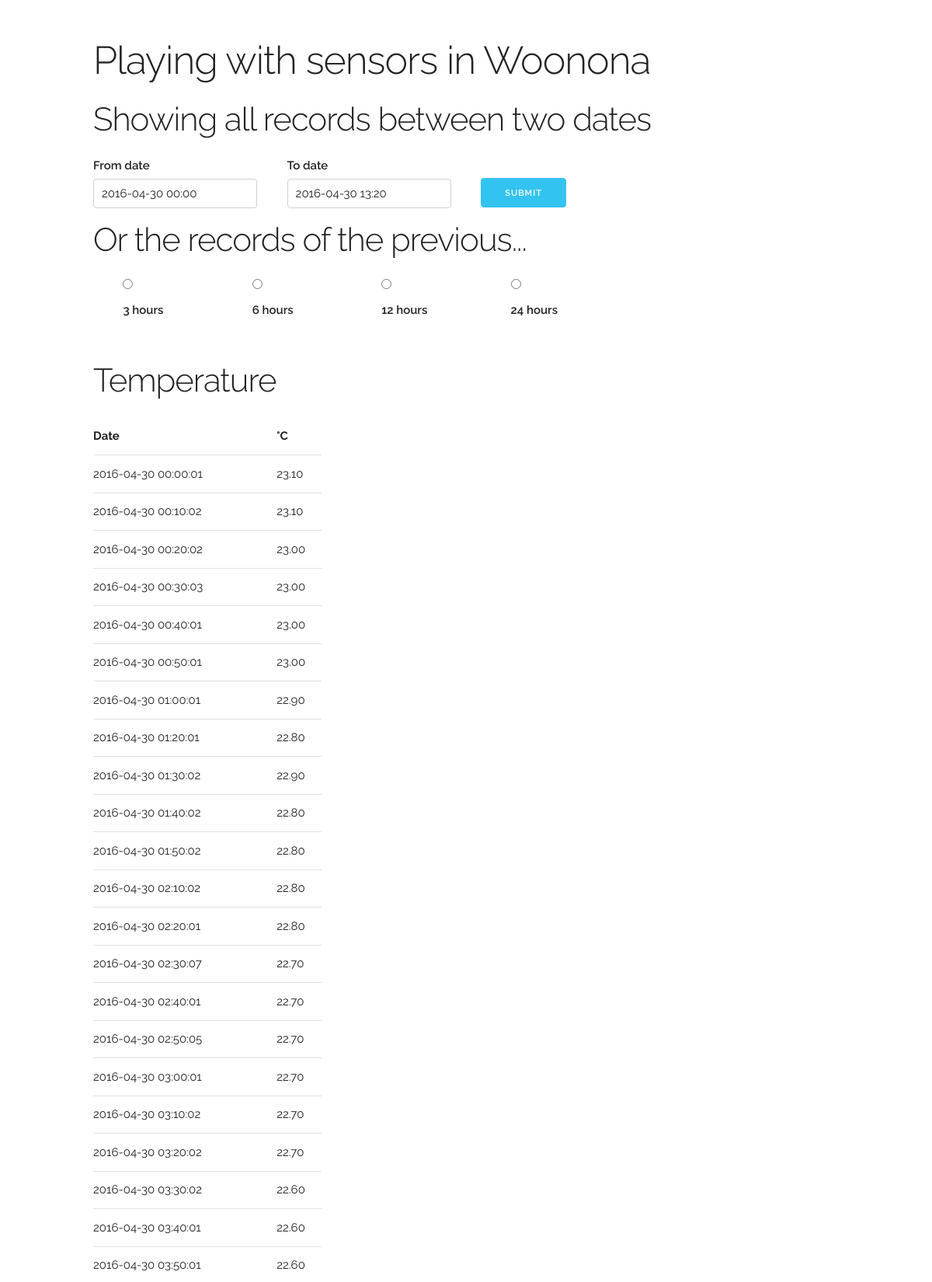
The app's page /history (upper part) with its own data.
### tables this page shows
CREATE TABLE temperatures(date_time datetime, sensor_id text, temp numeric);

### sensors.py (the view)
@app.route("/history", methods=['GET'])
def read_db():
  temperatures, humidities, heat_idx, luminosities, from_date_str, to_date_str = get_records()
  return render_template('sensors_history.html', temperatures = temperatures,
                         heat_index = heat_idx, humidities = humidities,
                         luminosities = luminosities,
                         temperatures_items = len(temperatures),
                         humidities_items = len(humidities),
                         heat_index_items = len(heat_idx),
                         luminosities_items = len(luminosities),
                         from_date = from_date_str, to_date = to_date_str)

### sensors.py (called while the page is built)
def validate_date(a_date):
  try:
    datetime.datetime.strptime(a_date, '%Y-%m-%d %H:%M')
    return True
  except ValueError:
    try:
      datetime.datetime.strptime(a_date, '%Y-%m-%d')
      return True
    except ValueError:
      return False
    return False

### templates/sensors_history.html (shortened to what this page needs)
<!DOCTYPE html>
<html lang = "en">
  <head>
    <link rel="stylesheet" href="/static/css/normalize.css">
    <link rel="stylesheet" href="/static/css/skeleton.css">
  </head>
  <body>
    <div class="container">
      <div class="row">
	<div class="one colunm" style="margin-top: 5%">
	  <h1>Playing with sensors in Woonona</h1>
	</div>
      </div>
    </div>
    <div class="container">
      <div class="row">
	<h2>Showing all records between two dates</h2>
	<form id="datetime_range" action="/history" method="GET">
	  <div class="three columns">
	    <label for="from">From date</label>
	    <input class="u-full-width" id="datetimepicker_from"
		   type="text" value="{{from_date}}" name="from">
	  </div>
	  <div class="three columns">
	    <label for="to">To date</label>
	    <input class="u-full-width" id="datetimepicker_to"
		   type="text" value="{{to_date}}" name="to">
	  </div>
	  <div class="two columns">
	    <input class="button-primary" type="submit" value="Submit" style="position:relative; top: 28px"
		   id="submit_button">
	  </div>
	</form>
      </div>
    </div>
    <div class="container">
      <div class="row">
	<h2>Or the records of the previous...</h2>
	<div class="eigth columns">
	  <form id="range_select" action="/history" method="GET">
	    <div class="two columns">
	      <input type="radio" name="range_h" value="3" id="radio_3"/>
	      <label for="radio_3">3 hours</label>
	    </div>
	    <div class="two columns">
	      <input type="radio" name="range_h" value="6" id="radio_6"/>
	      <label for="radio_6">6 hours</label>
	    </div>
	    <div class="two columns">
	      <input type="radio" name="range_h" value="12" id="radio_12"/>
	      <label for="radio_12">12 hours</label>
	    </div>
	    <div class="two columns">
	      <input type="radio" name="range_h" value="24" id="radio_24"/>
	      <label for="radio_24">24 hours</label>
	    </div>
	  </form>
	</div>
      </div>
      <div class="row">
        <div class="one-third column" style="margin-top: 5%">
          <h2>Temperature</h2>
          <table class="u-full-width">
            <thead>
              <tr>
                <th>Date</th>
                <th>&deg;C</th>
              </tr>
            </thead>
            <tbody>
              {% for row in temperatures %}
              <tr>
                <td>{{row[0]}}</td>
                <td>{{"{0:0.2f}".format(row[2])}}</td>
              <tr>
              {% endfor %}
            </tbody>
          </table>
        </div>
    </div>
  </body>
  <link rel="stylesheet" type="text/css" href="/static/css/jquery.datetimepicker.css" >
</html>

### static/css/skeleton.css (style rules this page uses)
.container { position: relative; width: 100%; max-width: 960px; margin: 0 auto; padding: 0 20px; box-sizing: border-box; }
.column, .columns { width: 100%; float: left; box-sizing: border-box; }
@media (min-width: 400px) { .container { width: 85%; padding: 0; } }
@media (min-width: 550px) { .container { width: 80%; } }
@media (min-width: 550px) { .column, .columns { margin-left: 4%; } }
@media (min-width: 550px) { .column:first-child, .columns:first-child { margin-left: 0; } }
@media (min-width: 550px) { .two.columns { width: 13.3333333333%; } }
@media (min-width: 550px) { .three.columns { width: 22%; } }
@media (min-width: 550px) { .one-third.column { width: 30.6666666667%; } }
html { font-size: 62.5%; }
body { font-size: 1.5em; line-height: 1.6; font-weight: 400; font-family: "Raleway", "HelveticaNeue", "Helvetica Neue", Helvetica, Arial, sans-serif; color: #222; }
h1, h2, h3, h4, h5, h6 { margin-top: 0; margin-bottom: 2rem; font-weight: 300; }
h1 { font-size: 4.0rem; line-height: 1.2; letter-spacing: -.1rem; }
h2 { font-size: 3.6rem; line-height: 1.25; letter-spacing: -.1rem; }
@media (min-width: 550px) { h1 { font-size: 5.0rem; } }
@media (min-width: 550px) { h2 { font-size: 4.2rem; } }
.button, button, input[type="submit"], input[type="reset"], input[type="button"] { display: inline-block; height: 38px; padding: 0 30px; color: #555; text-align: center; font-size: 11px; font-weight: 600; line-height: 38px; letter-spacing: .1rem; text-transform: uppercase; text-decoration: none; white-space: nowrap; background-color: transparent; border-radius: 4px; border: 1px solid #bbb; cursor: pointer; box-sizing: border-box; }
.button.button-primary, button.button-primary, input[type="submit"].button-primary, input[type="reset"].button-primary, input[type="button"].button-primary { color: #FFF; background-color: #33C3F0; border-color: #33C3F0; }
input[type="email"], input[type="number"], input[type="search"], input[type="text"], input[type="tel"], input[type="url"], input[type="password"], textarea, select { height: 38px; padding: 6px 10px; background-color: #fff; border: 1px solid #D1D1D1; border-radius: 4px; box-shadow: none; box-sizing: border-box; }
input[type="email"], input[type="number"], input[type="search"], input[type="text"], input[type="tel"], input[type="url"], input[type="password"], textarea { -webkit-appearance: none; -moz-appearance: none; appearance: none; }
label, legend { display: block; margin-bottom: .5rem; font-weight: 600; }
input[type="checkbox"], input[type="radio"] { display: inline; }
th, td { padding: 12px 15px; text-align: left; border-bottom: 1px solid #E1E1E1; }
th:first-child, td:first-child { padding-left: 0; }
th:last-child, td:last-child { padding-right: 0; }
input, textarea, select, fieldset { margin-bottom: 1.5rem; }
pre, blockquote, dl, figure, table, p, ul, ol, form { margin-bottom: 2.5rem; }
.u-full-width { width: 100%; box-sizing: border-box; }
.container:after, .row:after, .u-cf { content: ""; display: table; clear: both; }

### records on screen
temperatures: date_time "2016-04-30 00:00:01", temp "23.10"
temperatures: date_time "2016-04-30 00:10:02", temp "23.10"
temperatures: date_time "2016-04-30 00:20:02", temp "23.00"
temperatures: date_time "2016-04-30 00:30:03", temp "23.00"
temperatures: date_time "2016-04-30 00:40:01", temp "23.00"
temperatures: date_time "2016-04-30 00:50:01", temp "23.00"
temperatures: date_time "2016-04-30 01:00:01", temp "22.90"
temperatures: date_time "2016-04-30 01:20:01", temp "22.80"
temperatures: date_time "2016-04-30 01:30:02", temp "22.90"
temperatures: date_time "2016-04-30 01:40:02", temp "22.80"
temperatures: date_time "2016-04-30 01:50:02", temp "22.80"
temperatures: date_time "2016-04-30 02:10:02", temp "22.80"
temperatures: date_time "2016-04-30 02:20:01", temp "22.80"
temperatures: date_time "2016-04-30 02:30:07", temp "22.70"
temperatures: date_time "2016-04-30 02:40:01", temp "22.70"
temperatures: date_time "2016-04-30 02:50:05", temp "22.70"
temperatures: date_time "2016-04-30 03:00:01", temp "22.70"
temperatures: date_time "2016-04-30 03:10:02", temp "22.70"
temperatures: date_time "2016-04-30 03:20:02", temp "22.70"
temperatures: date_time "2016-04-30 03:30:02", temp "22.60"
temperatures: date_time "2016-04-30 03:40:01", temp "22.60"
temperatures: date_time "2016-04-30 03:50:01", temp "22.60"
